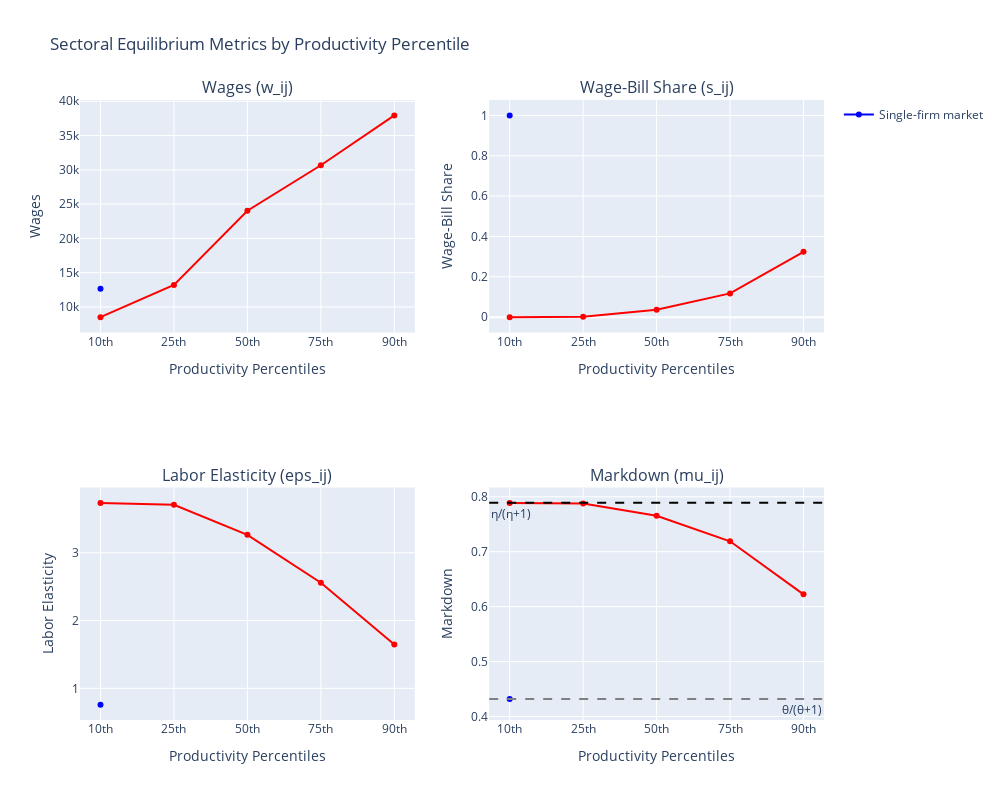

Notebook cell for this chart:
### Markdown cell above
#### 1. Wages ($w_{ij}$), Wage-Bill Share ($s_{ij}$), Labor Supply Elasticity ($\epsilon_{ij}$) and Wage Markdown ($\mu_{ij}$) against percentiles of productivity ($z_{ij}$)

### Code cell
# ----------------------------------------------------------------------------------------------------------------------------------------------------------------------------------------------------------------------------------------------
# Prepare data for plotting
# ----------------------------------------------------------------------------------------------------------------------------------------------------------------------------------------------------------------------------------------------
eta = params["eta"]
theta = params["theta"]
mu_eta_ref = eta / (eta + 1)
mu_theta_ref = theta / (theta + 1)

J = params["J"]

# Find a market with exactly one firm and one with 10 active firms.
market_with_one_firm = next((j for j in range(J) if np.count_nonzero(z_ij[:, j] > 0) == 1), None)
market_with_multiple_firms = next((j for j in range(J) if np.count_nonzero(z_ij[:, j] > 0) == 10), None)

if market_with_one_firm is None or market_with_multiple_firms is None:
    raise ValueError("Required markets (one with exactly 1 firm and one with 10 firms) not found.")

selected_markets = [market_with_one_firm, market_with_multiple_firms]
market_labels = ["Single-firm market", "Multi-firm market"]
colors = ["blue", "red"]

percentile_labels = ["10th", "25th", "50th", "75th", "90th"]
x_positions = np.arange(1, len(percentile_labels)+1)

def compute_percentiles(z_values, y_values):
    # Compute quantile thresholds (10th, 25th, 50th, 75th, 90th)
    qs = np.percentile(z_values, [10, 25, 50, 75, 90])
    # For each quantile, find the index where z_value is closest to the quantile threshold
    indices = [np.argmin(np.abs(z_values - q)) for q in qs]
    y_percentiles = y_values[indices]
    return y_percentiles

print("Plotting data prepared.")

# -----------------------------
# Create a 2x2 subplot figure using Plotly
# -----------------------------
fig = make_subplots(rows=2, cols=2,
                    subplot_titles=("Wages (w_ij)", "Wage-Bill Share (s_ij)",
                                    "Labor Elasticity (eps_ij)", "Markdown (mu_ij)"))

for idx, j in enumerate(selected_markets):
    m = Mj[j]
    if m == 1:
        xs = [x_positions[0]]
        s_vals = [s_ij[0, j]]
        w_vals = [w_ij[0, j]]
        eps_vals = [eps_ij[0, j]]
        mu_vals = [mu_ij[0, j]]
    else:
        z_values = z_ij[:m, j]
        xs = x_positions
        s_vals = compute_percentiles(z_values, s_ij[:m, j])
        w_vals = compute_percentiles(z_values, w_ij[:m, j])
        eps_vals = compute_percentiles(z_values, eps_ij[:m, j])
        mu_vals = compute_percentiles(z_values, mu_ij[:m, j])
    
    fig.add_trace(go.Scatter(x=xs, y=w_vals, mode='lines+markers',
                             name=market_labels[idx], marker_color=colors[idx],
                             showlegend=(idx==0)), row=1, col=1)
    fig.add_trace(go.Scatter(x=xs, y=s_vals, mode='lines+markers',
                             name=market_labels[idx], marker_color=colors[idx],
                             showlegend=False), row=1, col=2)
    fig.add_trace(go.Scatter(x=xs, y=eps_vals, mode='lines+markers',
                             name=market_labels[idx], marker_color=colors[idx],
                             showlegend=False), row=2, col=1)
    fig.add_trace(go.Scatter(x=xs, y=mu_vals, mode='lines+markers',
                             name=market_labels[idx], marker_color=colors[idx],
                             showlegend=False), row=2, col=2)

# Add horizontal dashed lines to the markdown subplot.
fig.add_hline(y=mu_eta_ref, line=dict(dash="dash", color="black"),
              row=2, col=2, annotation_text="η/(η+1)", annotation_position="bottom left")
fig.add_hline(y=mu_theta_ref, line=dict(dash="dash", color="gray"),
              row=2, col=2, annotation_text="θ/(θ+1)", annotation_position="bottom right")

fig.update_xaxes(title_text="Productivity Percentiles", tickvals=list(x_positions),
                 ticktext=percentile_labels)
fig.update_yaxes(title_text="Wages", row=1, col=1)
fig.update_yaxes(title_text="Wage-Bill Share", row=1, col=2)
fig.update_yaxes(title_text="Labor Elasticity", row=2, col=1)
fig.update_yaxes(title_text="Markdown", row=2, col=2)

fig.update_layout(height=800, width=1000, title_text="Sectoral Equilibrium Metrics by Productivity Percentile")

fig.show()

### Figure 1 — Plotly figure (JSON) as saved in the notebook; plotly's stock layout.template omitted (floating-point values rounded to 4 significant figures)
{"data": [{"marker": {"color": "blue"}, "mode": "lines+markers", "name": "Single-firm market", "showlegend": true, "type": "scatter", "x": [1], "xaxis": "x", "y": [12640.0], "yaxis": "y"}, {"marker": {"color": "blue"}, "mode": "lines+markers", "name": "Single-firm market", "showlegend": false, "type": "scatter", "x": [1], "xaxis": "x2", "y": [1], "yaxis": "y2"}, {"marker": {"color": "blue"}, "mode": "lines+markers", "name": "Single-firm market", "showlegend": false, "type": "scatter", "x": [1], "xaxis": "x3", "y": [0.76], "yaxis": "y3"}, {"marker": {"color": "blue"}, "mode": "lines+markers", "name": "Single-firm market", "showlegend": false, "type": "scatter", "x": [1], "xaxis": "x4", "y": [0.4318], "yaxis": "y4"}, {"marker": {"color": "red"}, "mode": "lines+markers", "name": "Multi-firm market", "showlegend": false, "type": "scatter", "x": [1, 2, 3, 4, 5], "xaxis": "x", "y": [8517.0, 13220.0, 24030.0, 30670.0, 37950.0], "yaxis": "y"}, {"marker": {"color": "red"}, "mode": "lines+markers", "name": "Multi-firm market", "showlegend": false, "type": "scatter", "x": [1, 2, 3, 4, 5], "xaxis": "x2", "y": [0.0002783, 0.002192, 0.03716, 0.1179, 0.3237], "yaxis": "y2"}, {"marker": {"color": "red"}, "mode": "lines+markers", "name": "Multi-firm market", "showlegend": false, "type": "scatter", "x": [1, 2, 3, 4, 5], "xaxis": "x3", "y": [3.736, 3.708, 3.264, 2.557, 1.648], "yaxis": "y3"}, {"marker": {"color": "red"}, "mode": "lines+markers", "name": "Multi-firm market", "showlegend": false, "type": "scatter", "x": [1, 2, 3, 4, 5], "xaxis": "x4", "y": [0.7888, 0.7876, 0.7655, 0.7189, 0.6224], "yaxis": "y4"}], "layout": {"annotations": [{"font": {"size": 16}, "showarrow": false, "text": "Wages (w_ij)", "x": 0.225, "xanchor": "center", "xref": "paper", "y": 1, "yanchor": "bottom", "yref": "paper"}, {"font": {"size": 16}, "showarrow": false, "text": "Wage-Bill Share (s_ij)", "x": 0.775, "xanchor": "center", "xref": "paper", "y": 1, "yanchor": "bottom", "yref": "paper"}, {"font": {"size": 16}, "showarrow": false, "text": "Labor Elasticity (eps_ij)", "x": 0.225, "xanchor": "center", "xref": "paper", "y": 0.375, "yanchor": "bottom", "yref": "paper"}, {"font": {"size": 16}, "showarrow": false, "text": "Markdown (mu_ij)", "x": 0.775, "xanchor": "center", "xref": "paper", "y": 0.375, "yanchor": "bottom", "yref": "paper"}, {"showarrow": false, "text": "η/(η+1)", "x": 0, "xanchor": "left", "xref": "x4 domain", "y": 0.789, "yanchor": "top", "yref": "y4"}, {"showarrow": false, "text": "θ/(θ+1)", "x": 1, "xanchor": "right", "xref": "x4 domain", "y": 0.4318, "yanchor": "top", "yref": "y4"}], "height": 800, "shapes": [{"line": {"color": "black", "dash": "dash"}, "type": "line", "x0": 0, "x1": 1, "xref": "x4 domain", "y0": 0.789, "y1": 0.789, "yref": "y4"}, {"line": {"color": "gray", "dash": "dash"}, "type": "line", "x0": 0, "x1": 1, "xref": "x4 domain", "y0": 0.4318, "y1": 0.4318, "yref": "y4"}], "title": {"text": "Sectoral Equilibrium Metrics by Productivity Percentile"}, "width": 1000, "xaxis": {"anchor": "y", "domain": [0, 0.45], "ticktext": ["10th", "25th", "50th", "75th", "90th"], "tickvals": [1, 2, 3, 4, 5], "title": {"text": "Productivity Percentiles"}}, "xaxis2": {"anchor": "y2", "domain": [0.55, 1], "ticktext": ["10th", "25th", "50th", "75th", "90th"], "tickvals": [1, 2, 3, 4, 5], "title": {"text": "Productivity Percentiles"}}, "xaxis3": {"anchor": "y3", "domain": [0, 0.45], "ticktext": ["10th", "25th", "50th", "75th", "90th"], "tickvals": [1, 2, 3, 4, 5], "title": {"text": "Productivity Percentiles"}}, "xaxis4": {"anchor": "y4", "domain": [0.55, 1], "ticktext": ["10th", "25th", "50th", "75th", "90th"], "tickvals": [1, 2, 3, 4, 5], "title": {"text": "Productivity Percentiles"}}, "yaxis": {"anchor": "x", "domain": [0.625, 1], "title": {"text": "Wages"}}, "yaxis2": {"anchor": "x2", "domain": [0.625, 1], "title": {"text": "Wage-Bill Share"}}, "yaxis3": {"anchor": "x3", "domain": [0, 0.375], "title": {"text": "Labor Elasticity"}}, "yaxis4": {"anchor": "x4", "domain": [0, 0.375], "title": {"text": "Markdown"}}}}
